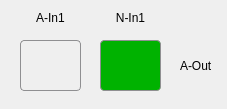
<?xml version="1.0" encoding="UTF-8"?>
<ui version="4.0">
 <class>Base_Route_AP400</class>
 <widget class="QDialog" name="Base_Route_AP400">
  <property name="geometry">
   <rect>
    <x>0</x>
    <y>0</y>
    <width>227</width>
    <height>109</height>
   </rect>
  </property>
  <property name="windowTitle">
   <string>Dialog</string>
  </property>
  <property name="styleSheet">
   <string notr="true">QPushButton {
     border: 1px solid #8f8f91;
     border-radius: 4px;
     background-color: qlineargradient(x1: 0, y1: 0, x2: 0, y2: 1,
                                       stop: 0 #f6f7fa, stop: 1 #dadbde);
 }

 QPushButton:pressed {
     background-color: qlineargradient(x1: 0, y1: 0, x2: 0, y2: 1,
                                       stop: 0 #dadbde, stop: 1 #f6f7fa);
 }
QPushButton:checked{
	background-color: rgb(0, 178, 0);
}</string>
  </property>
  <widget class="QLabel" name="label">
   <property name="geometry">
    <rect>
     <x>20</x>
     <y>10</y>
     <width>61</width>
     <height>16</height>
    </rect>
   </property>
   <property name="text">
    <string>A-In1</string>
   </property>
   <property name="alignment">
    <set>Qt::AlignCenter</set>
   </property>
  </widget>
  <widget class="QLabel" name="label_3">
   <property name="geometry">
    <rect>
     <x>100</x>
     <y>10</y>
     <width>61</width>
     <height>16</height>
    </rect>
   </property>
   <property name="text">
    <string>N-In1</string>
   </property>
   <property name="alignment">
    <set>Qt::AlignCenter</set>
   </property>
  </widget>
  <widget class="QLabel" name="label_out">
   <property name="geometry">
    <rect>
     <x>180</x>
     <y>50</y>
     <width>51</width>
     <height>31</height>
    </rect>
   </property>
   <property name="text">
    <string>A-Out</string>
   </property>
  </widget>
  <widget class="QPushButton" name="A_In1">
   <property name="geometry">
    <rect>
     <x>20</x>
     <y>40</y>
     <width>61</width>
     <height>51</height>
    </rect>
   </property>
   <property name="styleSheet">
    <string notr="true">QPushButton {
     border: 1px solid #8f8f91;
     border-radius: 4px;
     background-color: qlineargradient(x1: 0, y1: 0, x2: 0, y2: 1,
                                       stop: 0 #f6f7fa, stop: 1 #dadbde);
 }

 QPushButton:pressed {
     background-color: qlineargradient(x1: 0, y1: 0, x2: 0, y2: 1,
                                       stop: 0 #dadbde, stop: 1 #f6f7fa);
 }
QPushButton:checked{
	background-color: rgb(0, 178, 0);
}</string>
   </property>
   <property name="text">
    <string/>
   </property>
   <property name="checkable">
    <bool>true</bool>
   </property>
   <property name="checked">
    <bool>false</bool>
   </property>
   <property name="autoExclusive">
    <bool>true</bool>
   </property>
   <attribute name="buttonGroup">
    <string notr="true">buttonGroup</string>
   </attribute>
  </widget>
  <widget class="QPushButton" name="N_In1">
   <property name="geometry">
    <rect>
     <x>100</x>
     <y>40</y>
     <width>61</width>
     <height>51</height>
    </rect>
   </property>
   <property name="styleSheet">
    <string notr="true"/>
   </property>
   <property name="text">
    <string/>
   </property>
   <property name="checkable">
    <bool>true</bool>
   </property>
   <property name="checked">
    <bool>true</bool>
   </property>
   <property name="autoExclusive">
    <bool>true</bool>
   </property>
   <attribute name="buttonGroup">
    <string notr="true">buttonGroup</string>
   </attribute>
  </widget>
 </widget>
 <resources/>
 <connections/>
 <buttongroups>
  <buttongroup name="buttonGroup"/>
 </buttongroups>
</ui>
